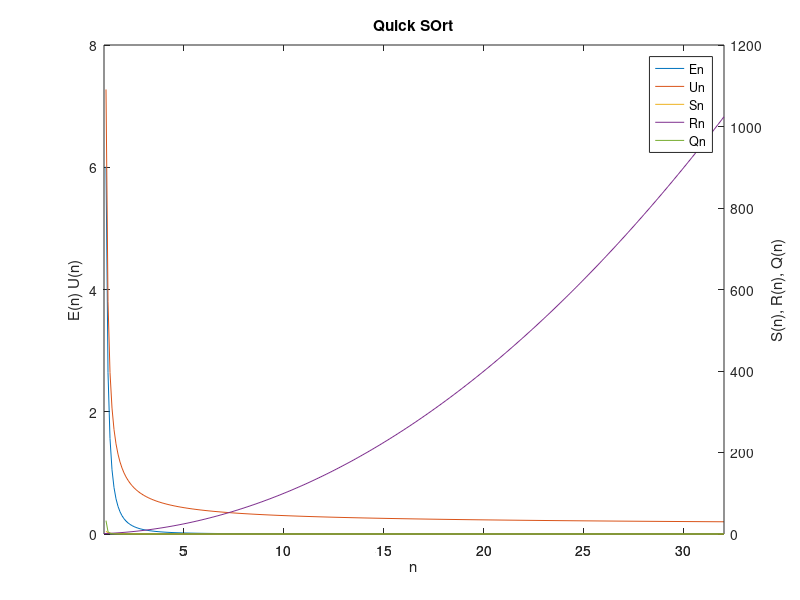

Recreate this plot in MATLAB.
function lab2
  x = 1:0.1:32;
  
  [ax, h1, h2] = plotyy(x, [En(x); Un(x)],
                        x, [Sn(x); Rn(x); Qn(x)]);


  
  legend(["En"; "Un"; "Sn"; "Rn"; "Qn"]);

  title("Quick SOrt");

  xlabel("n");
  ylabel(ax(1), "E(n) U(n)");
  ylabel(ax(2), "S(n), R(n), Q(n)");

endfunction

function ret = On(n)
  ret = n.^2;
endfunction

function ret = Tn(n)
  ret = n.* log2(n);
endfunction

function ret = Sn(n)
  ret = 1 ./ Tn(n);
endfunction

function ret = En(n)
  ret = Sn(n) ./ n;
endfunction

function ret = Rn(n)
  ret = On(n);
endfunction

function ret = Un(n)
  ret = Rn(n) .* En(n);
endfunction

function ret = Qn(n)
  ret = (Sn(n) .* En(n)) ./ Rn(n);
endfunction